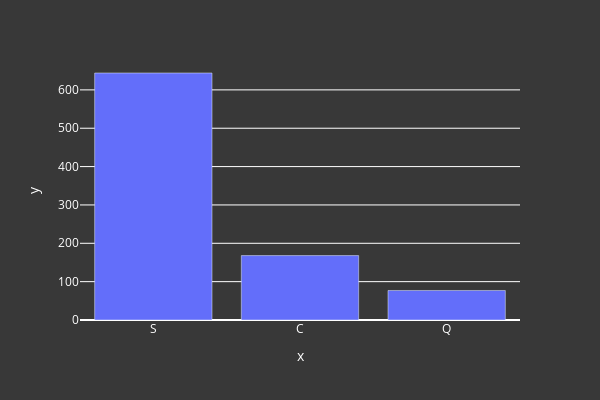

Source (notebook cell):
### Markdown cell above
### Plotly Magic
Now we can continue in our exploration adventure...

### Code cell
res = processed_df['Embarked'].value_counts()
fig = px.bar(x=res.index, y=res.values, width=600, height=400)
fig.update_layout(**layout_options)
fig.show()

### Figure 1 — Plotly figure (JSON) as saved in the notebook; plotly's stock layout.template omitted (floating-point values rounded to 4 significant figures)
{"data": [{"alignmentgroup": "True", "hovertemplate": "x=%{x}<br>y=%{y}<extra></extra>", "legendgroup": "", "marker": {"color": "#636efa", "pattern": {"shape": ""}}, "name": "", "offsetgroup": "", "orientation": "v", "showlegend": false, "textposition": "auto", "type": "bar", "x": ["S", "C", "Q"], "xaxis": "x", "y": [644, 168, 77], "yaxis": "y"}], "layout": {"barmode": "relative", "height": 400, "legend": {"font": {"color": "white"}, "tracegroupgap": 0}, "margin": {"t": 60}, "paper_bgcolor": "#383838", "plot_bgcolor": "#383838", "title": {"font": {"color": "white"}}, "width": 600, "xaxis": {"anchor": "y", "color": "white", "domain": [0, 1], "title": {"text": "x"}}, "yaxis": {"anchor": "x", "color": "white", "domain": [0, 1], "title": {"text": "y"}}}}
